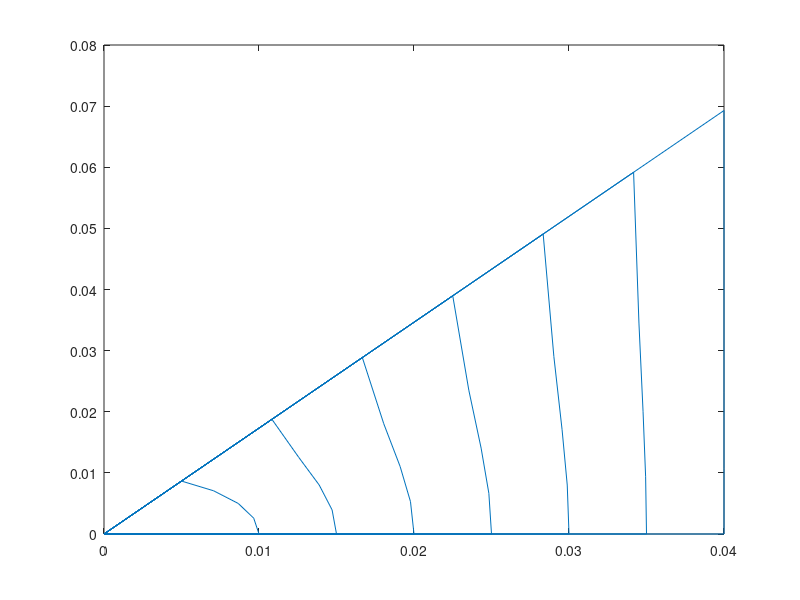
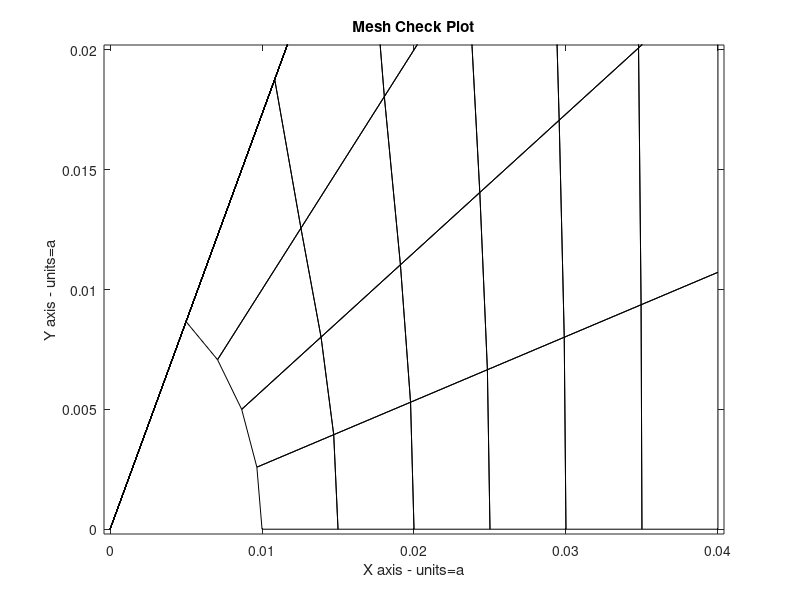

Recreate these plots in MATLAB, in order.
close all; clear all; clc;

% INPUT NUMERICAL VALUES
Cline = 7 ;% no. of circumferential lines
Rline = 11 ;% no. of radial lines
edof = 4; % number of nodes per element
nG = 2 ; % Order of Guass Quadrature
Gpoint = [-1/sqrt(3) 1/sqrt(3)]; % Gauss Points
Gwgt = [1 1] ; % Gauss Weghts

R = 0.01;
Lx = 0.04;
Ly = 0.02;
delta = (pi/2) / (Cline-1);

% Generate nodes in tha problem domain
N = Cline * Rline; % No. of nodes in the model
xnode = zeros(1, N);
ynode = zeros(1, N);
rnode = zeros(1, N);
thetanode = zeros(1, N);


for k = 1:1:Cline
    for l = 1:1:0.5*(Rline-1)
        ic = (k-1) * Rline + l; % node counter
%         xnode(ic) = 3/(Rline-1) * (k-1);
%         ynode(ic) = 2/(Cline-1) * (l-1);
        rnode(ic) = R + ((Lx/cos((l-1)*delta))-R)/(Cline-1) * (k-1);
        thetanode(ic) = (l-1) * delta;
    end
end

xnode = rnode .* cos(thetanode);
ynode = rnode .* sin(thetanode);
plot(xnode, ynode)
figure
% Generate element nodal connectivities in tha problem domain
for k = 1:1:Cline-1
    for l = 1:1:Rline-1
        e = (k-1) * (Rline-1) + l; % element counter
        B(e,1) = Rline * (k-1) + l; 
        B(e,2) = B(e,1) + Rline; 
        B(e,3) = B(e,1) + 1; 
        B(e,4) = B(e,2) + 1;
    end
end

% Store Node Numbers and Values for Boundary Conditions
% for i = 1:1:Rline
%     dp(i) = i * Cline; % Nodes on top boundary
%     Uprescribed(i) = cos(pi*(i-1)*3/(Rline-1)/6); % Prescribed T's on top boundary
% end
% 
% for i = 1:1:Cline-1
%     dp(Rline+i) = (Rline-1) * Cline + i; % Nodes on right side boundary
%     Uprescribed(Rline+i) = 0 ; % Prescribed T's on right side boundary
% end
E = size(B,1); % number of elements in the model
% Npd = size(dp,2) ; % number of nodes with prescribed u's


for e = 1:1:E
    for i = 1:1:4
        if i == 1
            xp(1) = xnode(B(e,1));
            yp(1) = ynode(B(e,1));
            xp(2) = xnode(B(e,2));
            yp(2) = ynode(B(e,2));
        end
        if i == 2
            xp(1) = xnode(B(e,2));
            yp(1) = ynode(B(e,2));
            xp(2) = xnode(B(e,4));
            yp(2) = ynode(B(e,4));
        end
        if i == 3
            xp(1) = xnode(B(e,3));
            yp(1) = ynode(B(e,3));
            xp(2) = xnode(B(e,4));
            yp(2) = ynode(B(e,4));
        end
        if i == 4
            xp(1) = xnode(B(e,3));
            yp(1) = ynode(B(e,3));
            xp(2) = xnode(B(e,1));
            yp(2) = ynode(B(e,1));
        end

        if e == 1
            xp, yp
        end
        plot(xp, yp, 'k-')
        hold on
    end % end i loop
    
    if e == 1
        title('Mesh Check Plot')
        xlabel(' X axis - units=a ');
        ylabel(' Y axis - units=a ');
        axis([-0.01 * Lx, 1.01 * Lx, -0.01 * Ly, 1.01 * Ly]);
        hold on
    end
end % end e loop